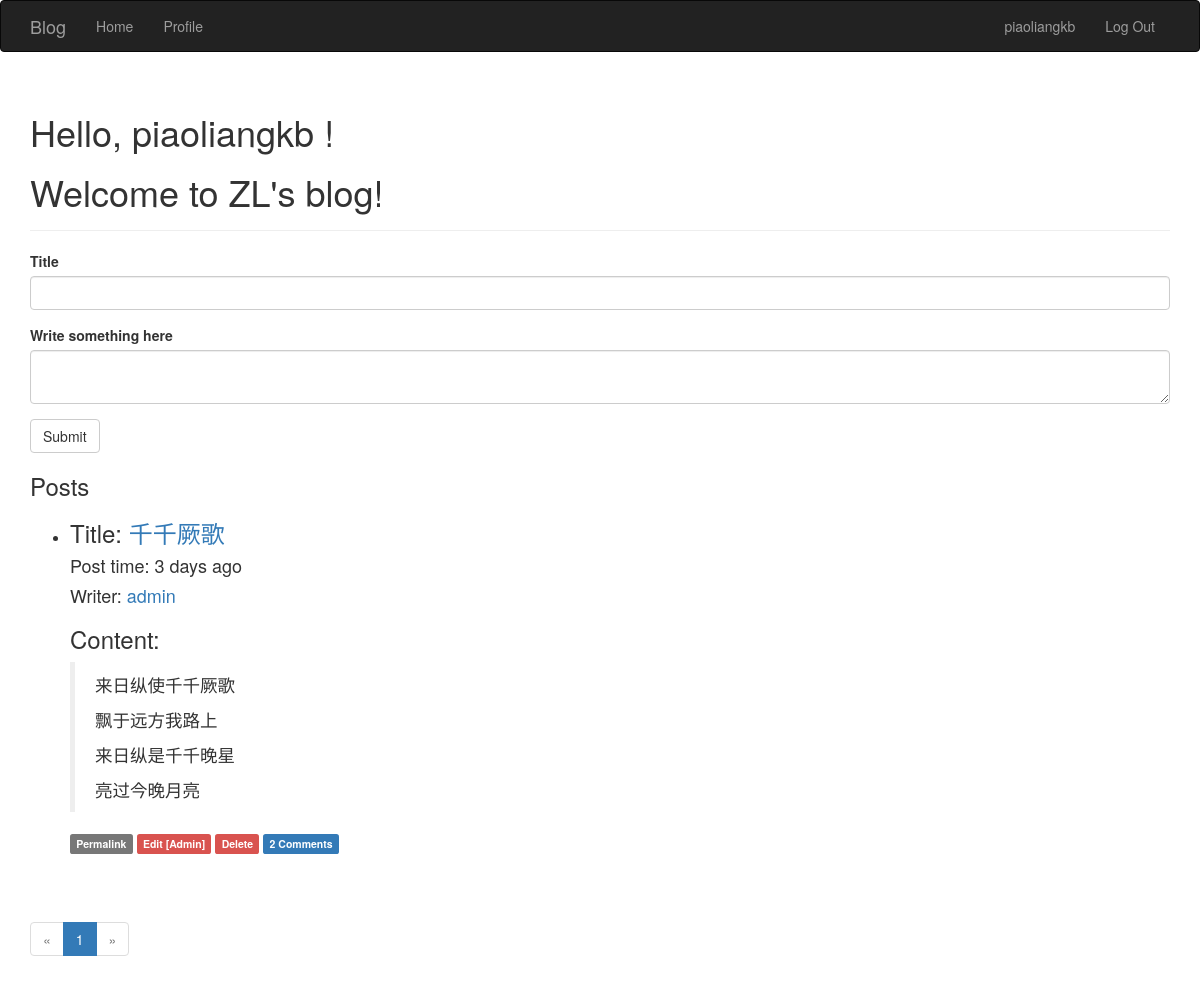
/ (signed in), run on the app's committed database.
### app/models.py (models this page shows, shortened)
class User(UserMixin, db.Model):
    __tablename__ = 'users'
    id = db.Column(db.Integer, primary_key=True)
    username = db.Column(db.String(64), unique=True, index=True)
    role_id = db.Column(db.Integer, db.ForeignKey('roles.id'))
    password_hash = db.Column(db.String(128))
    email = db.Column(db.String(64), unique=True, index=True)
    posts = db.relationship('Post', backref = 'author', lazy = 'dynamic')
    avatar_hash = db.Column(db.String(32))
    name = db.Column(db.String(64))#real name
    location = db.Column(db.String(64))
    about_me = db.Column(db.Text())
    member_since = db.Column(db.DateTime(), default=datetime.utcnow)
    last_seen = db.Column(db.DateTime(), default=datetime.utcnow)
    avatar = db.Column(db.String(128), default=None)
    comments = db.relationship('Comment', backref='author', lazy='dynamic')
    def ping(self):
        self.last_seen = datetime.utcnow()
        db.session.add(self)
    def can(self, permissions):
        return self.role is not None and (self.role.permissions & permissions) == permissions
    def is_administrator(self):
        return self.can(PERMISSION.ADMIN)
    @property
    def password(self):
        raise AttributeError('password is not a readable attribute')

class Post(db.Model):
    __tablename__ = 'posts'
    id = db.Column(db.Integer, primary_key=True)
    title  = db.Column(db.String, default='this blog')
    body = db.Column(db.Text)
    timestamp = db.Column(db.DateTime, index=True, default=datetime.utcnow)
    author_id = db.Column(db.Integer, db.ForeignKey('users.id'))
    body_html = db.Column(db.Text)#保存转换后markdown文章的html代码
    comments = db.relationship('Comment', backref='post', lazy='dynamic')

### app/main/views.py (the view)
@main.route('/', methods=['GET','POST'])
def index():
    form = PostForm()
    if current_user.can(PERMISSION.WRITE) and form.validate_on_submit():
        post = Post(title=form.title.data, body=form.body.data, author=current_user._get_current_object())
        db.session.add(post)
        db.session.commit()
        return redirect(url_for('.index'))
    page = request.args.get('page', 1, type=int)
    pagination = Post.query.order_by(Post.timestamp.desc()).paginate(
        page, per_page=current_app.config['FLASKY_POSTS_PER_AGE'],
        error_out=False
    )
    posts = pagination.items
    return render_template('index.html', form=form, posts=posts, pagination=pagination)

### app/main/forms.py
class PostForm(FlaskForm):
    title = StringField('Title', validators=[DataRequired()])
    body=PageDownField('Write something here',validators=[DataRequired()])
    submit=SubmitField('Submit')

### app/auth/views.py (called while the page is built)
@auth.before_app_request
def before_request():
    if current_user.is_authenticated:
        current_user.ping()

### app/main/__init__.py (called while the page is built)
@main.app_context_processor
def inject_permissions():
    return dict(Permission=PERMISSION)

### app/models.py (called while the page is built)
@login_manager.user_loader
def load_user(user_id):
    return User.query.get(int(user_id))

### app/templates/index.html (shortened to what this page needs)
{% extends "base.html" %}
{% import "bootstrap/wtf.html" as wtf %}
{% import "_macros.html" as macros %}
{% block page_content %}
<div class="page-header">
    <h1>Hello,
        {% if current_user.is_authenticated %}
        {{ current_user.username }}
        {% else %}
        Stranger
        {% endif %}!
    </h1>
    <h1>Welcome to ZL's blog!</h1>
</div>
<div>
    {% if current_user.can(4) %}
    {{ wtf.quick_form(form) }}
    {% endif %}
</div>
<h3>Posts</h3>
{% include '_posts.html' %}
    {% if pagination %}
<div class="pagination">
    {{ macros.pagination_widget(pagination, '.index') }}
</div>
    {% endif %}
{% endblock %}

### app/templates/base.html (shortened to what this page needs)
{% extends "bootstrap/base.html" %}
{% block head %}
{{ super() }}
{% endblock %}
{% block navbar %}
<div class="navbar navbar-inverse" role="navigation">
    <div class="container">
        <div class="navbar-header">
            <a class="navbar-brand" href="/">Blog</a>
        </div>
        <div class="navbar-collapse collapse">
            <ul class="nav navbar-nav">
                <li><a href="/">Home</a></li>
                {% if current_user.is_authenticated %}
                <li><a href="{{ url_for('main.user', username=current_user.username) }}">
                    Profile</a></li>
                {% endif %}
            </ul>
            <ul class="nav navbar-nav navbar-right">
                {% if current_user.is_authenticated %}
                    <li><a href="{{ url_for('main.user', username=current_user.username) }}">{{ current_user.username }}</a></li>
                    <li><a href="{{ url_for('auth.logout') }}">Log Out</a></li>
                {% else %}
                    <li><a href="{{ url_for('auth.login') }}">Log In</a> </li>
                {% endif %}
            </ul>
        </div>
    </div>
</div>
{% endblock %}
{% block content %}
<div class="container">
    {% block page_content %}{% endblock %}
</div>
{% endblock %}

### app/templates/_posts.html
<ul class="posts">
    {% for post in posts %}
    <li class="post">
        <div class="post-title">
            <h3>Title: <a href="{{ url_for('.post', id=post.id) }}">{{ post.title }} </a></h3>
        </div>
        <div class="post-content">
            <div class="post-date"><h4>Post time: {{ moment(post.timestamp).fromNow() }}</h4></div>
            <div class="post-author"><h4>Writer: <a href="{{ url_for('.user', username=post.author.username) }}">{{ post.author.username }}</a></h4></div>
            <div class="post-body"><h3>Content:</h3>
                {% if post.body_html %}
                {{ post.body_html | safe }}
                {% else %}
                {{ post.body }}
                {% endif %}
            </div>
            <div class="post-footer">
                <a href="{{ url_for('.post', id=post.id)}}">
                    <span class="label label-default">Permalink</span>
                    {% if current_user == post.author %}
                    <a href="{{ url_for('.edit', id=post.id) }}">
                        <span class="label label-primary">Edit</span>
                    </a>
                    {% elif current_user.is_administrator() %}
                    <a href="{{ url_for('.edit', id=post.id) }}">
                        <span class="label label-danger">Edit [Admin]</span>
                    </a>
                    {% endif %}
                    {% if current_user.is_administrator() %}
                    <a href="{{ url_for('.delete_post', id=post.id) }}">
                        <span class="label label-danger">Delete</span>
                    </a>
                    {% endif %}
                    <a href="{{ url_for('.post', id=post.id) }}#comments">
                    <span class="label label-primary">{{ post.comments.count() }} Comments</span>
                    </a>
                </a>
            </div><br>
        </div>
    </li>
    {% endfor %}
</ul>

### data on the page
User: username "piaoliangkb"
Post: title "千千厥歌", timestamp "3 days ago", author.username "admin", body_html "来日纵使千千厥歌 飘于远方我路上 来日纵是千千晚星 亮过今晚月亮", comments.count "2"

### other printed values
{{ p }} "1"
